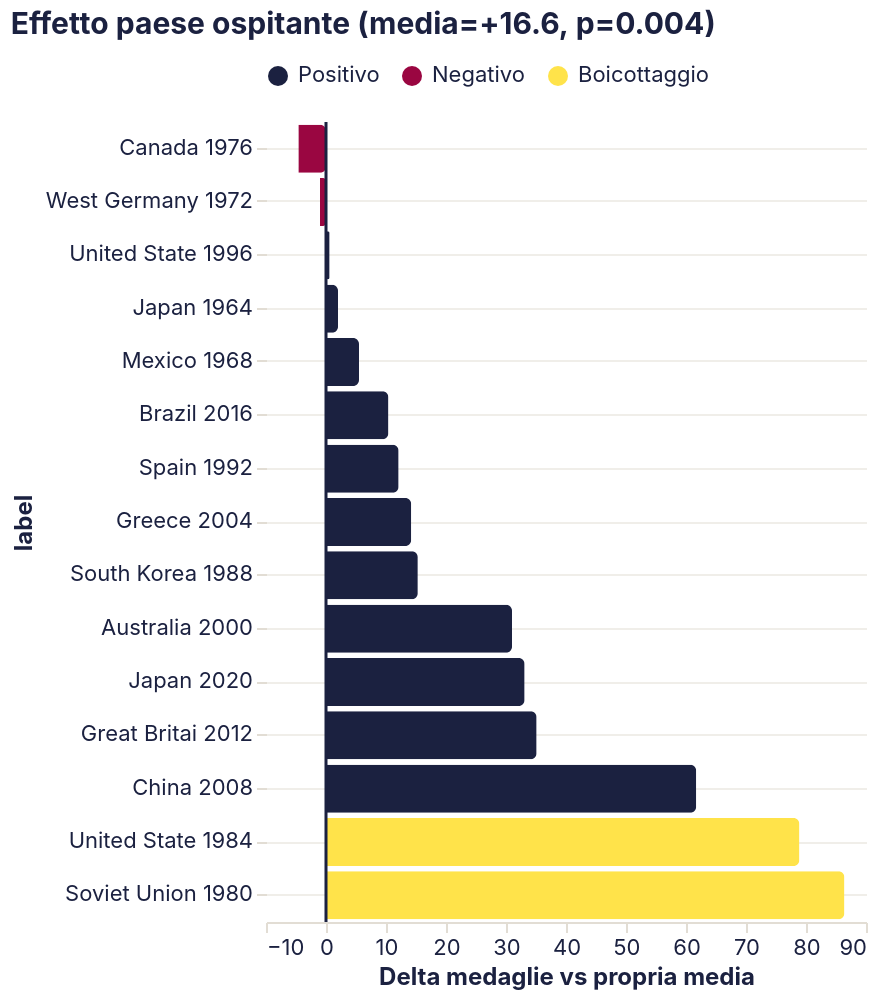

Vega-Lite specification stored for this chart:
### Vega-Lite specification from a JSON file in a GitHub repository (floating-point values rounded to 4 significant figures)
{"config": {"background": null, "view": {"stroke": null}, "title": {"font": "Inter, system-ui, -apple-system, BlinkMacSystemFont, 'Segoe UI', Roboto, sans-serif", "fontSize": 15, "fontWeight": "bold", "color": "#1b2140", "anchor": "start", "offset": 12}, "axis": {"labelFont": "Inter, system-ui, -apple-system, BlinkMacSystemFont, 'Segoe UI', Roboto, sans-serif", "titleFont": "Inter, system-ui, -apple-system, BlinkMacSystemFont, 'Segoe UI', Roboto, sans-serif", "labelFontSize": 11, "titleFontSize": 12, "titleFontWeight": "bold", "labelColor": "#1b2140", "titleColor": "#1b2140", "gridColor": "#e2ddd4", "gridOpacity": 0.5, "domainColor": "#e2ddd4", "tickColor": "#e2ddd4", "labelAngle": 0, "labelFontWeight": 400}, "axisY": {"grid": true, "domain": false}, "axisX": {"grid": false}, "legend": {"labelFont": "Inter, system-ui, -apple-system, BlinkMacSystemFont, 'Segoe UI', Roboto, sans-serif", "titleFont": "Inter, system-ui, -apple-system, BlinkMacSystemFont, 'Segoe UI', Roboto, sans-serif", "labelFontSize": 11, "titleFontSize": 12, "titleFontWeight": "bold", "labelColor": "#1b2140", "titleColor": "#1b2140", "orient": "top", "direction": "horizontal", "symbolType": "circle"}, "range": {"category": ["#1b2140", "#ff8009", "#9a0641", "#ffe34a", "#e7b6af", "#0088b0", "#e03830"], "ordinal": {"scheme": "blues"}, "heatmap": {"scheme": "blues"}, "ramp": {"scheme": "blues"}}, "bar": {"color": "#1b2140", "cornerRadiusTopRight": 3, "cornerRadiusBottomRight": 3}, "line": {"color": "#1b2140", "strokeWidth": 2.5}, "point": {"color": "#1b2140", "filled": true}, "circle": {"color": "#1b2140"}, "text": {"font": "Inter, system-ui, -apple-system, BlinkMacSystemFont, 'Segoe UI', Roboto, sans-serif", "fontSize": 11, "color": "#1b2140", "fontWeight": 400}, "arc": {"fill": "#1b2140"}, "area": {"fill": "#1b2140", "opacity": 0.5}}, "layer": [{"data": {"name": "data-119893bec6baa251c9e1c17949f06a7d"}, "mark": {"type": "bar"}, "encoding": {"color": {"field": "tipo", "scale": {"domain": ["Positivo", "Negativo", "Boicottaggio"], "range": ["#1b2140", "#9a0641", "#ffe34a"]}, "title": null, "type": "nominal"}, "tooltip": [{"field": "label", "type": "nominal"}, {"field": "delta", "format": "+.1f", "type": "quantitative"}], "x": {"field": "delta", "type": "quantitative", "title": "Delta medaglie vs propria media"}, "y": {"field": "label", "sort": ["Canada 1976", "West Germany 1972", "United State 1996", "Japan 1964", "Mexico 1968", "Brazil 2016", "Spain 1992", "Greece 2004", "South Korea 1988", "Australia 2000", "Japan 2020", "Great Britai 2012", "China 2008", "United State 1984", "Soviet Union 1980"], "type": "nominal"}}}, {"data": {"name": "data-d285a7403ed98ae579761d64a864032b"}, "mark": {"type": "rule", "color": "#1b2140", "strokeWidth": 1.5}, "encoding": {"x": {"field": "x", "type": "quantitative", "title": "Delta medaglie vs propria media"}}}], "height": 400, "title": "Effetto paese ospitante (media=+16.6, p=0.004)", "width": "container", "$schema": "https://vega.github.io/schema/vega-lite/v6.4.1.json", "datasets": {"data-119893bec6baa251c9e1c17949f06a7d": [{"label": "Canada 1976", "delta": -4.6, "tipo": "Negativo"}, {"label": "West Germany 1972", "delta": -1.0, "tipo": "Negativo"}, {"label": "United State 1996", "delta": 0.6, "tipo": "Positivo"}, {"label": "Japan 1964", "delta": 2.0, "tipo": "Positivo"}, {"label": "Mexico 1968", "delta": 5.5, "tipo": "Positivo"}, {"label": "Brazil 2016", "delta": 10.4, "tipo": "Positivo"}, {"label": "Spain 1992", "delta": 12.1, "tipo": "Positivo"}, {"label": "Greece 2004", "delta": 14.2, "tipo": "Positivo"}, {"label": "South Korea 1988", "delta": 15.3, "tipo": "Positivo"}, {"label": "Australia 2000", "delta": 31.0, "tipo": "Positivo"}, {"label": "Japan 2020", "delta": 33.1, "tipo": "Positivo"}, {"label": "Great Britai 2012", "delta": 35.1, "tipo": "Positivo"}, {"label": "China 2008", "delta": 61.7, "tipo": "Positivo"}, {"label": "United State 1984", "delta": 78.9, "tipo": "Boicottaggio"}, {"label": "Soviet Union 1980", "delta": 86.4, "tipo": "Boicottaggio"}], "data-d285a7403ed98ae579761d64a864032b": [{"x": 0}]}}
